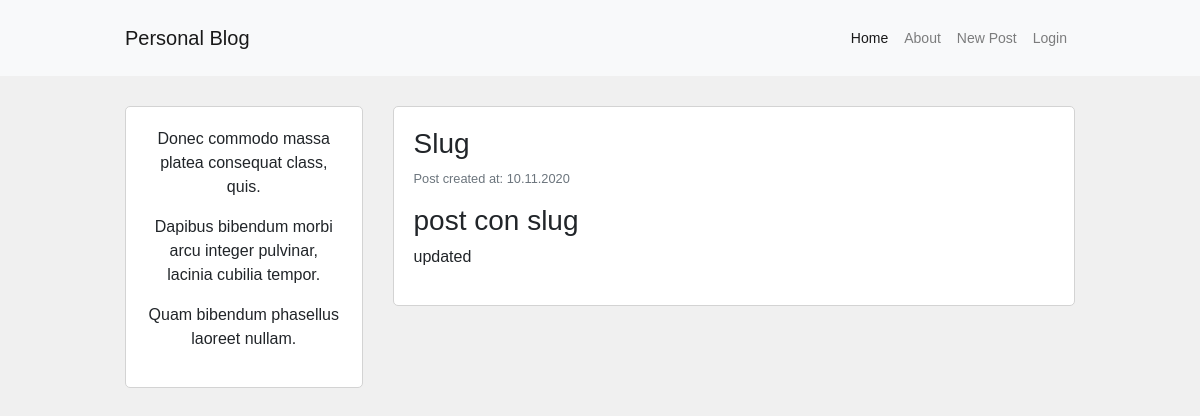
/post/slug-3uxu9k, run on the app's committed database.
### blog/models.py (models this page shows, shortened)
class Post(db.Model):
    id = db.Column(db.Integer, primary_key=True)
    user_id = db.Column(db.Integer, db.ForeignKey('user.id'), nullable=False)
    insert_time = db.Column(db.DateTime, default=datetime.now)
    title = db.Column(db.String(120), nullable=False)
    description = db.Column(db.String(240))
    body = db.Column(db.Text(), nullable=False)
    slug = db.Column(db.String(250))

### blog/routes.py (the view)
@app.route("/post/<string:post_slug>")
def post_detail(post_slug):
    post = Post.query.filter_by(slug=post_slug).first_or_404()
    return render_template("post_detail.html", post=post)

### blog/templates/post_detail.html (shortened to what this page needs)
{% extends 'base.html' %}
{% block content %}
<div class="container content-container">
    <div class="row no-gutters">
        <div class="col-md-9 order-md-2">
            <div class="post-page-block">
                <h3>{{ post.title }}</h3>
                <p class="p-small-two text-muted">
                    Post created at: {{ post.insert_time.strftime('%d.%m.%Y') }}
                </p>
                <p class="p-small-one text-muted mb-0">
                    {{ post.body|markdown }}
                </p>
            </div>
        </div>
        <div class="col-md-3 order-md-1">
            {% include 'about_me_snippet.html' %}
        </div>
    </div>
</div>
{% endblock %}

### blog/static/blog.css (style rules this page uses)
html, body { font-family: 'Montserrat', sans-serif; background-color: #f0f0f0; }
.content-container { max-width: 950px; margin-top: 30px; margin-bottom: 30px; padding: 0px; }
.post-page-block { background-color: #fff; border: 1px solid #d3d3d3; border-radius: 5px; padding: 20px; margin-bottom: 30px; }
.p-small-one { font-size: 0.875rem; }
.p-small-two { font-size: 0.800rem; }
@media (min-width: 768px) { .post-page-block { margin-left: 30px; } }

### data on the page
Post: title "Slug", insert_time "10.11.2020", body "post con slug updated"

### other printed values
{{ lipsum(n=3, min=5, max=10) }} "Donec commodo massa platea consequat class, quis. Dapibus bibendum morbi arcu integer pulvinar, lacinia cubilia tempor. Quam bibendum phasellus laoreet nullam."
